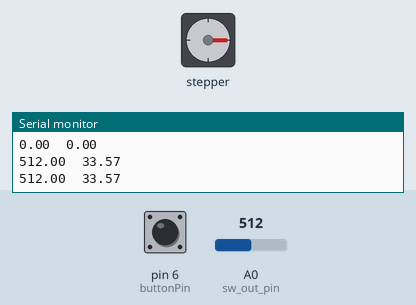
Simulated run of this sketch. Board: Arduino Uno, built with avr-gcc and run on an emulated ATmega328P. Parts: stepper motor, the last lines printed to the serial monitor. The inputs (shaded band) are chosen by the test bench; at power-on: A0 (sw_out_pin) = 512, pin 6 (buttonPin) HIGH. Stepper angles assume 200 steps per turn.

Above: at 13.7 s.
13.8 s: A0 (sw_out_pin) set to 510
At 19.5 s:
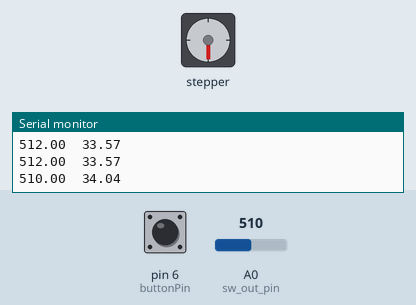
23.3 s: A0 (sw_out_pin) set to 306
At 26.54 s:
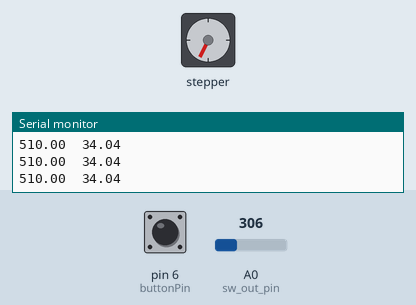
32.8 s: A0 (sw_out_pin) set to 716
At 33.81 s:
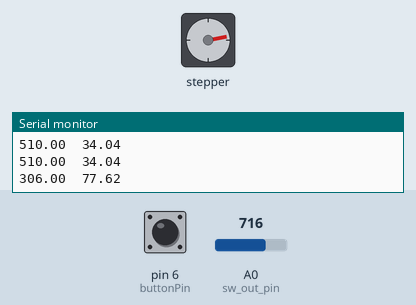
43.1 s: A0 (sw_out_pin) set to 511
Timing chart, 0 to 53.5 s (numbered marks = the images above; inputs shaded):
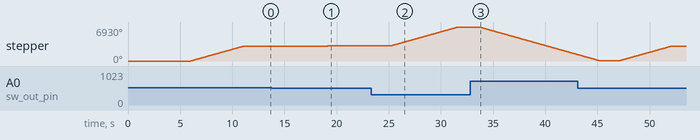

The sketch:

SmartRollerBlind.ino
```cpp
#include <Stepper.h> //Biblioteka do obslugi silnika krokowego
// Piny do obslugi silnika krokowego

#define motorPin1  8
#define motorPin2  9
#define motorPin3  10
#define motorPin4  11
Stepper stepper(200, motorPin1, motorPin3, motorPin2, motorPin4);

const int sw_out_pin = A0;  // Pin czujnika zew
const int buttonPin = 6;

float sw_out = 0;  // Definicja zmiennej czujnika zew
float outputDf = 0;  // Definicja wyjścia algorytmu logiki rozmytej

// Zmienne czujnik zew
float jasno_out = 80, srednio_out = 400, ciemno_out = 650;

float swOut[3];  // deklaracja tablicy pod reguly logiki rozmytej

float rule[3];
float rule0, rule1, rule2;

// Ilość kroków aktualnej pozycji rolety
int currentPosition = 0;

unsigned long lastMeasurementTime = 0;
const unsigned long measurementInterval = 5000;  // Pomiar co 5 sekund
float Roletagora = 120, RoletaPol = 60, RoletaDol = 1;  // Polozenie rolety
float a, b;

void setup() {
  Serial.begin(9600);
  stepper.setSpeed(100);
  lastMeasurementTime = millis();  // Inicjalizacja czasu ostatniego pomiaru

  // Opuszczanie rolety do momentu naciśnięcia krańcówki
  pinMode(buttonPin, INPUT);
  while (digitalRead(buttonPin) == LOW) {
    stepper.step(-10);
  }

}

void loop() {
  unsigned long currentMillis = millis();

  if (currentMillis - lastMeasurementTime >= measurementInterval) {
    lastMeasurementTime = currentMillis;  // Zaktualizuj czas ostatniego pomiaru
   sw_out = readSwOut();// Wykonanie pomiaru
    deFuzzy();//Wykonanie algorytmu logiki rozmytej
  }

  if (outputDf > 0.0) {
    int targetPosition = map(outputDf, 0, 100, 0, 5000); // Zmapowany silnik
    int stepsToMove = targetPosition - currentPosition;//Sprawdzanie polozenia rolety na podstawie krokow silnika
    currentPosition = targetPosition;
    if (stepsToMove != 0) {
      stepper.step(stepsToMove);
    }
  }
//Opisywanie wynikow na w konsoli serial
  Serial.print(sw_out);
  Serial.print("\t");
  Serial.print(outputDf);
  Serial.println("\t");
  delay(2000);
}

float readSwOut() {
  float WartoscSensor = analogRead(sw_out_pin);
  float WartoscOut = WartoscSensor;
  return WartoscOut;
}

void fuzzyOut() {
  // Wartość funkcji przynależności dla jasno
  if (sw_out <= jasno_out) {
    swOut[0] = 1; // Wartość funkcji przynależności
  } else if (sw_out >= jasno_out && sw_out <= srednio_out) {
    swOut[0] = (srednio_out - sw_out) / (srednio_out - jasno_out); // Wartość funkcji przynależności
  } else if (sw_out >= srednio_out) {
    swOut[0] = 0; // Wartość funkcji przynależności
  }

  // Wartość funkcji przynależności dla srednio
  if (sw_out <= jasno_out || sw_out >= ciemno_out) {
    swOut[1] = 0; // Wartość funkcji przynależności
  } else if (sw_out >= jasno_out && sw_out <= srednio_out) {
    swOut[1] = (sw_out - jasno_out) / (srednio_out - jasno_out); // Wartość funkcji przynależności
  } else if (sw_out >= srednio_out && sw_out <= ciemno_out) {
    swOut[1] = (ciemno_out - sw_out) / (ciemno_out - srednio_out); // Wartość funkcji przynależności
  }

  // Wartość funkcji przynależności dla ciemno
  if (sw_out <= srednio_out) {
    swOut[2] = 0; // Wartość funkcji przynależności
  } else if (sw_out >= srednio_out && sw_out <= ciemno_out) {
    swOut[2] = (sw_out - srednio_out) / (ciemno_out - srednio_out); // Wartość funkcji przynależności
  } else if (sw_out >= ciemno_out) {
    swOut[2] = 1; // Wartość funkcji przynależności
  }
}

void reguly() {
  fuzzyOut();
  rule0 = swOut[0]; // (jasno_out)
  rule1 = swOut[1]; // (srednio_out)
  rule2 = swOut[2]; // (ciemno_out)
}

void deFuzzy() {
  reguly();
  a = (rule0 * Roletagora) + (rule1 * RoletaPol) + (rule2 * RoletaDol);

  b = rule0 + rule1 + rule2;
  outputDf = a / b;
}
```

Measured:
- the behaviour switches between 511 and 510 on A0 (sw_out_pin) (found by bisection; images 0 and 1)
- after the input at 13.8 s, stepper: turns 90° clockwise in 0.15 s, starting after 5.2 s
- after the input at 23.3 s, stepper: turns 3870° clockwise in 6.5 s, starting after 1.9 s
- after the input at 32.8 s, stepper: keeps turning counter-clockwise at about 596°/s, starting after 0.86 s
- by itself, stepper: turns 2970° clockwise in 5.0 s
